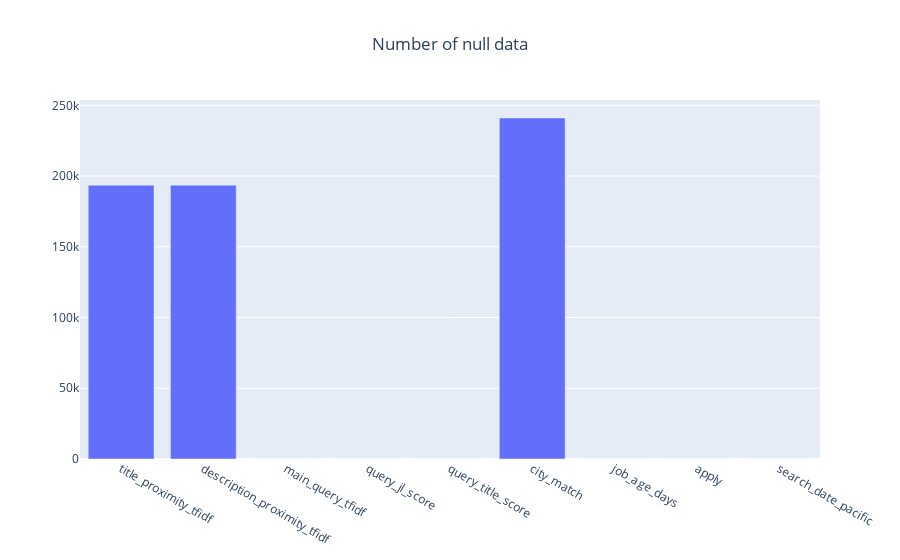

The code cell stored with this chart in its notebook:
### Code cell
fig = go.Figure([go.Bar(x=df.columns, y=df.isnull().sum())])
fig.update_layout(xaxis_type='category', title_text='Number of null data', title_x=0.5)
fig.show()

### Figure 1 — Plotly figure (JSON) as saved in the notebook; plotly's stock layout.template omitted (floating-point values rounded to 4 significant figures)
{"data": [{"type": "bar", "x": ["title_proximity_tfidf", "description_proximity_tfidf", "main_query_tfidf", "query_jl_score", "query_title_score", "city_match", "job_age_days", "apply", "search_date_pacific"], "y": [193541, 193541, 0, 0, 0, 241083, 0, 0, 0]}], "layout": {"title": {"text": "Number of null data", "x": 0.5}, "xaxis": {"type": "category"}}}
